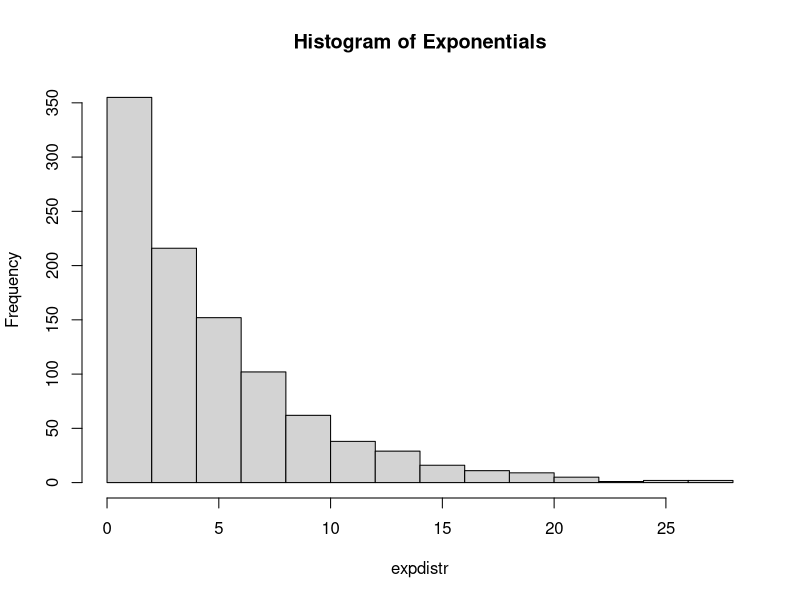
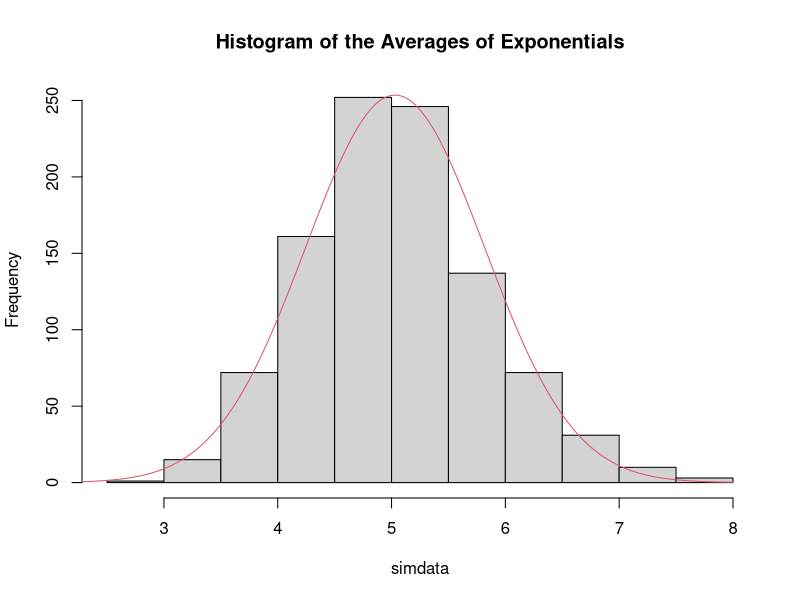
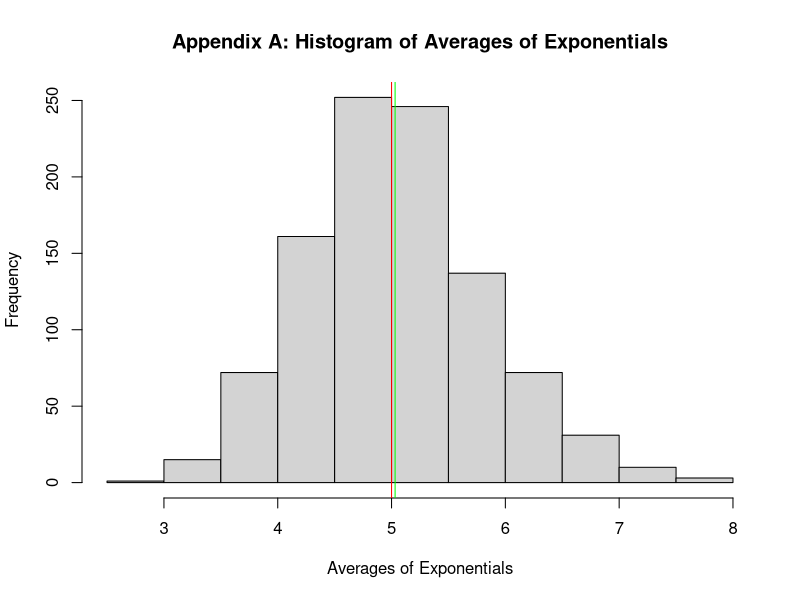
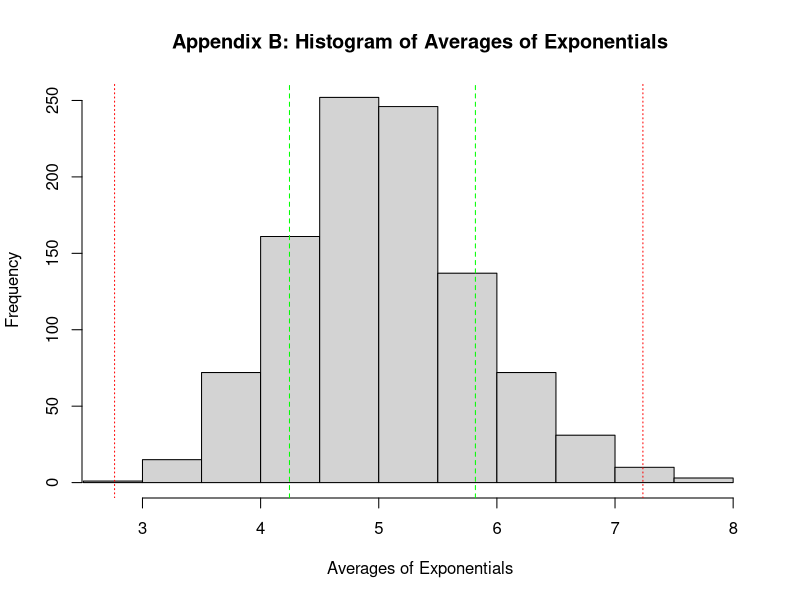

These figures' R source, in order:
## ---- chunk 1
lambda<-0.2
simdata<-NULL
for (i in 1:1000) simdata<-c(simdata,mean(rexp(40,lambda)))
## ---- chunk 2
mean<-mean(simdata)
mean
## ---- chunk 3
var<-var(simdata)
var
## ---- chunk 4
expdistr<-rexp(1000,lambda)
hist(expdistr,main="Histogram of Exponentials")
## ---- chunk 5
xvals<-seq(2,8,length=1000)
hist(simdata, main="Histogram of the Averages of Exponentials")
lines(xvals,500*dnorm(xvals,mean(simdata),sd(simdata)),col=2)
## ---- chunk 6
hist(simdata,xlab="Averages of Exponentials",main="Appendix A: Histogram of Averages of Exponentials")
abline(v=mean,col="green")
abline(v=5,col="red")
hist(simdata,xlim=c(min(c(simdata,2.7)),max(c(simdata,7.3))),xlab="Averages of Exponentials",main="Appendix B: Histogram of Averages of Exponentials")
abline(v=mean-sd(simdata),lty=2,col="green")
abline(v=mean+sd(simdata),lty=2,col="green")
abline(v=5-sqrt(5),lty=3,col="red")
abline(v=5+sqrt(5),lty=3,col="red")
